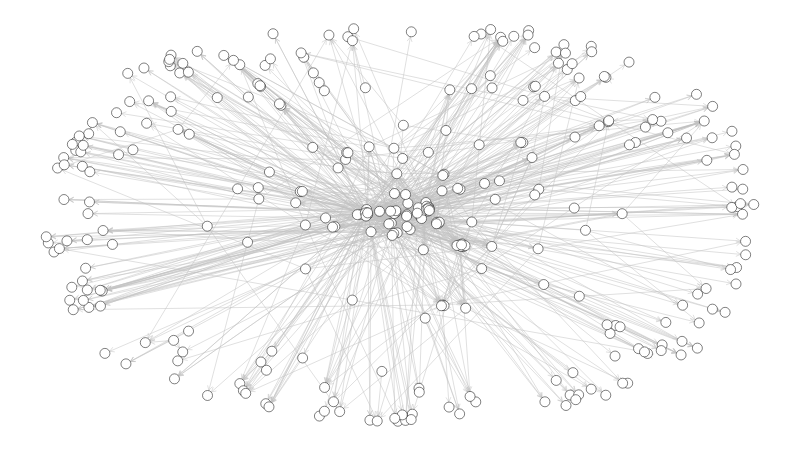

Notebook code for this chart:
### Code cell
nodes_raw = sn.load_graph('quantum_V01.gml', has_pos=False)
for i in range(len(edges)):
    edges[i] =  (int(edges[i][0]),int(edges[i][1]))
    
nodes = nx.edge_subgraph(nodes_raw, edges)

sn.show_graph(nodes, nlab=False)

### Figure 1 — Plotly figure (JSON) as saved in the notebook; plotly's stock layout.template omitted (floating-point values rounded to 4 significant figures; data arrays with more than 128 entries replaced by an {"elided": "..."} marker saying what was removed)
{"data": [{"hoverinfo": "none", "line": {"color": "rgb(192, 192, 192)", "width": 0.5}, "mode": "lines", "type": "scatter", "uid": "ff6a3b34-f7f6-11e8-bfaa-5cc9d35d3807", "x": {"elided": "7320 float values"}, "y": {"elided": "7320 float values"}}, {"hoverinfo": "none", "marker": {"color": "rgb(255, 255, 255)", "line": {"color": "rgb(0, 0, 0)", "width": 0.5}, "size": 10}, "mode": "markers+text", "text": [], "textfont": {"color": "rgb(0, 0, 0)"}, "textposition": "top center", "type": "scatter", "uid": "ff6a3b35-f7f6-11e8-b3d8-5cc9d35d3807", "x": {"elided": "322 float values"}, "y": {"elided": "322 float values"}}], "layout": {"height": 450, "margin": {"b": 0, "l": 0, "r": 0, "t": 0}, "showlegend": false, "width": 800, "xaxis": {"showgrid": false, "showticklabels": false, "zeroline": false}, "yaxis": {"showgrid": false, "showticklabels": false, "zeroline": false}}}
